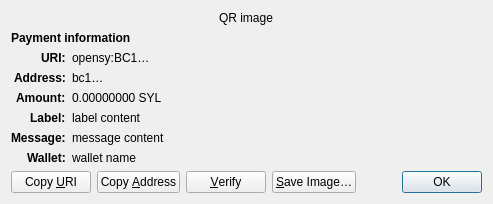
<?xml version="1.0" encoding="UTF-8"?>
<ui version="4.0">
 <class>ReceiveRequestDialog</class>
 <widget class="QDialog" name="ReceiveRequestDialog">
  <property name="geometry">
   <rect>
    <x>0</x>
    <y>0</y>
    <width>413</width>
    <height>229</height>
   </rect>
  </property>
  <property name="windowTitle">
   <string>Request payment to …</string>
  </property>
  <layout class="QGridLayout" name="gridLayout" columnstretch="0,1">
   <property name="sizeConstraint">
    <enum>QLayout::SetFixedSize</enum>
   </property>
   <item row="0" column="0" colspan="2" alignment="Qt::AlignHCenter">
    <widget class="QRImageWidget" name="qr_code">
     <property name="text">
      <string notr="true">QR image</string>
     </property>
     <property name="textInteractionFlags">
      <set>Qt::NoTextInteraction</set>
     </property>
    </widget>
   </item>
   <item row="1" column="0" colspan="2">
    <widget class="QLabel" name="payment_header">
     <property name="font">
      <font>
       <weight>75</weight>
       <bold>true</bold>
      </font>
     </property>
     <property name="text">
      <string>Payment information</string>
     </property>
     <property name="textInteractionFlags">
      <set>Qt::NoTextInteraction</set>
     </property>
    </widget>
   </item>
   <item row="2" column="0" alignment="Qt::AlignRight|Qt::AlignTop">
    <widget class="QLabel" name="uri_tag">
     <property name="font">
      <font>
       <weight>75</weight>
       <bold>true</bold>
      </font>
     </property>
     <property name="text">
      <string notr="true">URI:</string>
     </property>
     <property name="textFormat">
      <enum>Qt::PlainText</enum>
     </property>
     <property name="textInteractionFlags">
      <set>Qt::NoTextInteraction</set>
     </property>
    </widget>
   </item>
   <item row="2" column="1" alignment="Qt::AlignTop">
    <widget class="QLabel" name="uri_content">
     <property name="text">
      <string notr="true">opensy:BC1…</string>
     </property>
     <property name="textFormat">
      <enum>Qt::RichText</enum>
     </property>
     <property name="wordWrap">
      <bool>true</bool>
     </property>
     <property name="textInteractionFlags">
      <set>Qt::TextSelectableByMouse</set>
     </property>
    </widget>
   </item>
   <item row="3" column="0" alignment="Qt::AlignRight|Qt::AlignTop">
    <widget class="QLabel" name="address_tag">
     <property name="font">
      <font>
       <weight>75</weight>
       <bold>true</bold>
      </font>
     </property>
     <property name="text">
      <string>Address:</string>
     </property>
     <property name="textInteractionFlags">
      <set>Qt::NoTextInteraction</set>
     </property>
    </widget>
   </item>
   <item row="3" column="1" alignment="Qt::AlignTop">
    <widget class="QLabel" name="address_content">
     <property name="text">
      <string notr="true">bc1…</string>
     </property>
     <property name="textFormat">
      <enum>Qt::PlainText</enum>
     </property>
     <property name="textInteractionFlags">
      <set>Qt::TextSelectableByMouse</set>
     </property>
    </widget>
   </item>
   <item row="4" column="0" alignment="Qt::AlignRight|Qt::AlignTop">
    <widget class="QLabel" name="amount_tag">
     <property name="font">
      <font>
       <weight>75</weight>
       <bold>true</bold>
      </font>
     </property>
     <property name="text">
      <string>Amount:</string>
     </property>
     <property name="textInteractionFlags">
      <set>Qt::NoTextInteraction</set>
     </property>
    </widget>
   </item>
   <item row="4" column="1" alignment="Qt::AlignTop">
    <widget class="QLabel" name="amount_content">
     <property name="text">
      <string notr="true">0.00000000 SYL</string>
     </property>
     <property name="textFormat">
      <enum>Qt::PlainText</enum>
     </property>
     <property name="textInteractionFlags">
      <set>Qt::TextSelectableByMouse</set>
     </property>
    </widget>
   </item>
   <item row="5" column="0" alignment="Qt::AlignRight|Qt::AlignTop">
    <widget class="QLabel" name="label_tag">
     <property name="font">
      <font>
       <weight>75</weight>
       <bold>true</bold>
      </font>
     </property>
     <property name="text">
      <string>Label:</string>
     </property>
     <property name="textInteractionFlags">
      <set>Qt::NoTextInteraction</set>
     </property>
    </widget>
   </item>
   <item row="5" column="1" alignment="Qt::AlignTop">
    <widget class="QLabel" name="label_content">
     <property name="text">
      <string notr="true">label content</string>
     </property>
     <property name="textFormat">
      <enum>Qt::PlainText</enum>
     </property>
     <property name="wordWrap">
      <bool>true</bool>
     </property>
     <property name="textInteractionFlags">
      <set>Qt::TextSelectableByMouse</set>
     </property>
    </widget>
   </item>
   <item row="6" column="0" alignment="Qt::AlignRight|Qt::AlignTop">
    <widget class="QLabel" name="message_tag">
     <property name="font">
      <font>
       <weight>75</weight>
       <bold>true</bold>
      </font>
     </property>
     <property name="text">
      <string>Message:</string>
     </property>
     <property name="textInteractionFlags">
      <set>Qt::NoTextInteraction</set>
     </property>
    </widget>
   </item>
   <item row="6" column="1" alignment="Qt::AlignTop">
    <widget class="QLabel" name="message_content">
     <property name="text">
      <string notr="true">message content</string>
     </property>
     <property name="textFormat">
      <enum>Qt::PlainText</enum>
     </property>
     <property name="wordWrap">
      <bool>true</bool>
     </property>
     <property name="textInteractionFlags">
      <set>Qt::TextSelectableByMouse</set>
     </property>
    </widget>
   </item>
   <item row="7" column="0" alignment="Qt::AlignRight|Qt::AlignTop">
    <widget class="QLabel" name="wallet_tag">
     <property name="font">
      <font>
       <weight>75</weight>
       <bold>true</bold>
      </font>
     </property>
     <property name="text">
      <string>Wallet:</string>
     </property>
     <property name="textInteractionFlags">
      <set>Qt::NoTextInteraction</set>
     </property>
    </widget>
   </item>
   <item row="7" column="1" alignment="Qt::AlignTop">
    <widget class="QLabel" name="wallet_content">
     <property name="text">
      <string notr="true">wallet name</string>
     </property>
     <property name="textFormat">
      <enum>Qt::PlainText</enum>
     </property>
     <property name="wordWrap">
      <bool>true</bool>
     </property>
     <property name="textInteractionFlags">
      <set>Qt::TextSelectableByMouse</set>
     </property>
    </widget>
   </item>
   <item row="8" column="0" colspan="2">
    <layout class="QHBoxLayout" name="horizontalLayout">
     <item>
      <widget class="QPushButton" name="btnCopyURI">
       <property name="text">
        <string>Copy &amp;URI</string>
       </property>
       <property name="autoDefault">
        <bool>false</bool>
       </property>
      </widget>
     </item>
     <item>
      <widget class="QPushButton" name="btnCopyAddress">
       <property name="text">
        <string>Copy &amp;Address</string>
       </property>
       <property name="autoDefault">
        <bool>false</bool>
       </property>
      </widget>
     </item>
     <item>
      <widget class="QPushButton" name="btnVerify">
       <property name="text">
        <string>&amp;Verify</string>
       </property>
       <property name="toolTip">
        <string>Verify this address on e.g. a hardware wallet screen</string>
       </property>
       <property name="autoDefault">
        <bool>false</bool>
       </property>
      </widget>
     </item>
     <item>
      <widget class="QPushButton" name="btnSaveAs">
       <property name="text">
        <string>&amp;Save Image…</string>
       </property>
       <property name="autoDefault">
        <bool>false</bool>
       </property>
      </widget>
     </item>
     <item>
      <spacer name="horizontalSpacer_2">
       <property name="orientation">
        <enum>Qt::Horizontal</enum>
       </property>
       <property name="sizeHint" stdset="0">
        <size>
         <width>40</width>
         <height>20</height>
        </size>
       </property>
      </spacer>
     </item>
     <item>
      <widget class="QDialogButtonBox" name="buttonBox">
       <property name="focusPolicy">
        <enum>Qt::StrongFocus</enum>
       </property>
       <property name="standardButtons">
        <set>QDialogButtonBox::Ok</set>
       </property>
      </widget>
     </item>
    </layout>
   </item>
  </layout>
 </widget>
 <customwidgets>
  <customwidget>
   <class>QRImageWidget</class>
   <extends>QLabel</extends>
   <header>qt/qrimagewidget.h</header>
  </customwidget>
 </customwidgets>
 <tabstops>
  <tabstop>buttonBox</tabstop>
  <tabstop>btnCopyURI</tabstop>
  <tabstop>btnCopyAddress</tabstop>
  <tabstop>btnSaveAs</tabstop>
 </tabstops>
 <resources/>
 <connections>
  <connection>
   <sender>buttonBox</sender>
   <signal>accepted()</signal>
   <receiver>ReceiveRequestDialog</receiver>
   <slot>accept()</slot>
   <hints>
    <hint type="sourcelabel">
     <x>135</x>
     <y>230</y>
    </hint>
    <hint type="destinationlabel">
     <x>135</x>
     <y>126</y>
    </hint>
   </hints>
  </connection>
 </connections>
</ui>
